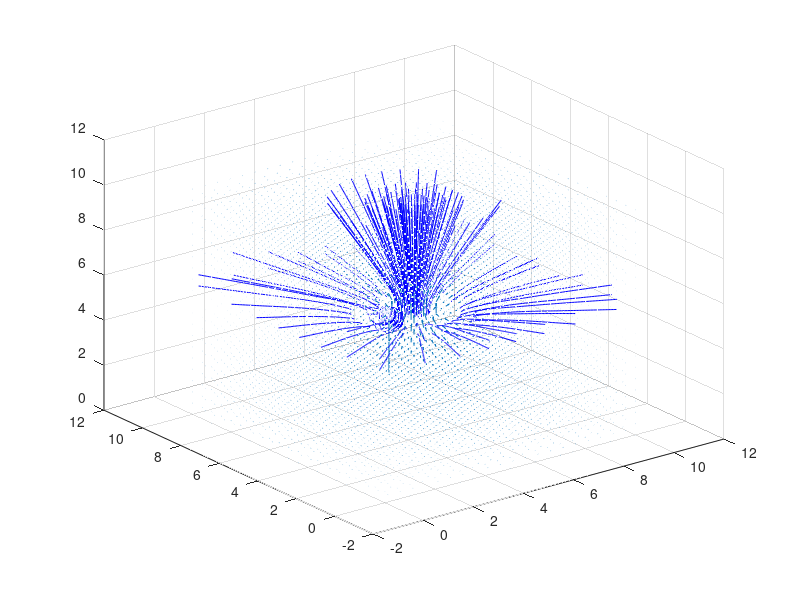

MATLAB code to generate this figure:
% zz03

%% constants
clear
close all
clc

I = 100000000; % current in A
mue0 = 4*pi*10^(-7);
xstep = 0.5;
ystep = 0.5;
zstep = 0.5;
nx = 10;
ny = 10;
nz = 10;
RL = 1;
nL = 30;
count = 0;
%%
xm = 0:xstep:nx;    ym = 0:ystep:ny;    zm = 0:zstep:nz;
[X,Y,Z] = meshgrid(xm,ym,zm);
Bx = zeros(size(X));    By = zeros(size(X));    Bz = zeros(size(X));
% create points (xL,yL,zL) for the curent loop, 
% trough  a parametrization
% phi is the parameter
phi = linspace(0,2*pi,nL);
xL = RL*cos(phi);
yL = RL*sin(phi);
zL = zeros(size(xL));
% store the point's of current loop into the array L 
% move the loop in the origin of the coordinate system, by 
% adding a second constant array to L
L = [xL',yL',zL']+0.5*[nx*ones(size(xL')),ny*ones(size(xL')),nz*ones(size(xL'))];
%% main loop
for z=0:zstep:nz % iteration over z
    
    
    for y=0:ystep:ny % iteration over y
        
        
        for x=0:xstep:nx % iteration over x
            
            
            for i=1:1:nL % iteration over current loop elements
                
                count = count+1;
                 
                
                if i == nL
                    dL = L(end,:)-L(1,:); % i tes Leiterelement
                
                    vec = (L(end,:)+L(1,:))*0.5;
                    
                else
                    dL = L(i+1,:)-L(i,:); % i tes Leiterelement
                
                    vec = (L(i+1,:)+L(i,:))*0.5; % Mittelpunkt des iten Leiterelements
                end
                
               
                
               vecR = [x,y,z]; % Ortsvector an dem B berrechnet wird
               
               vecd = vecR-vec; % verbindungsvektor punkt P zu item Feldverursachenden Leiterelement
               
                
                
                
                dB = mue0*I/(4*pi) * cross(dL',vecd') /(norm(vecd)^2); % beitrag des iten LeiterElements zum B feld am ort vecR
                
                current_point = find(X==x & Y==y & Z==z); % find linear index 
                
                Bx(current_point) = Bx(current_point) + dB(1); % access element of this index and add contribution to B dB
                
                By(current_point) = By(current_point) + dB(2);
                
                Bz(current_point) = Bz(current_point) + dB(3);
                
                
                
                %disp(num2str( count/((nL)*(length(Bx(1,1,:))*length(Bx(1,:,1))*length(Bx(:,1,1)))) ));
            end  % End of current loop elements iteration
            
            
        end       % end of x iteration
        
        
        
        
    end  % end of y iteration
       
    
    
    
end  % end of z iteration
%% post processing
%daspect([1 1 1]);
% axis([0 10 0 10 0 10]);
quiver3(X,Y,Z,Bx,By,Bz,5);
hold on;
%plot3(L(:,1),L(:,2),L(:,3));
gca.PlotBoxAspectRatioMode = 'manual';
% stream line
    t = linspace(0,2*pi,30);      R = 0.5; R2 = 2; R3 = 1.5; R4 = 0.1; R5 = 0.2; R6 = 0.3;
    
    sX = [R *cos(t), R2 * cos(t) , R3 * cos(t), R4 * cos(t) , R5 * cos(t), R6 * cos(t)];
    sY = [ R * sin(t) , R2 * sin(t) , R3 * sin(t)  , R4 * sin(t) , R5 * sin(t) , R6 * sin(t)];
    sZ = [zeros(size(t)),zeros(size(t)) ,zeros(size(t)),zeros(size(t)) ,zeros(size(t)) ,zeros(size(t))];
    
     streamline(X,Y,Z,Bx,By,Bz,sX+nx/2,sY+ny/2,sZ+nx/2);
 % streamline(X,Y,Z,Bx,By,Bz,L(1,1),L(1,2),L(1,3)-1);
 % streamline(X,Y,Z,Bx,By,Bz,X,Y,Z);
